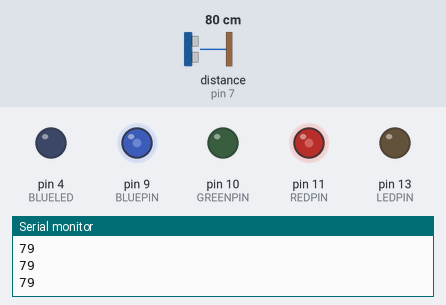
Bench run of a sketch on a simulated Arduino Uno, built with avr-gcc and run on an emulated ATmega328P. Shown: output pins drawn as LEDs (lit = HIGH), the last lines printed to the serial monitor. Wiring (inferred from the names in the program): ultrasonic range finder: trigger pin 8; echo pin 7. The inputs (shaded band) are chosen by the test bench; at power-on: distance to the obstacle (sensor on pin 7) 80 cm. The echo pulse lasts 58.3 µs per cm; pins used as bus, display or sensor lines are not drawn.

Above: at 1.2 s.
1.3 s: distance to the obstacle (sensor on pin 7) set to 2 cm
At 2.4 s:
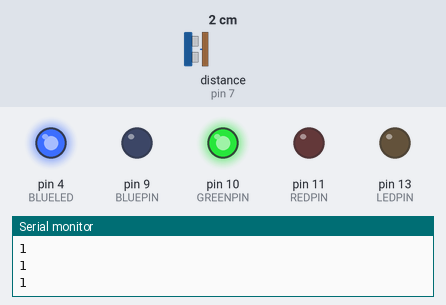
3.0 s: distance to the obstacle (sensor on pin 7) set to 18 cm
At 3.8 s:
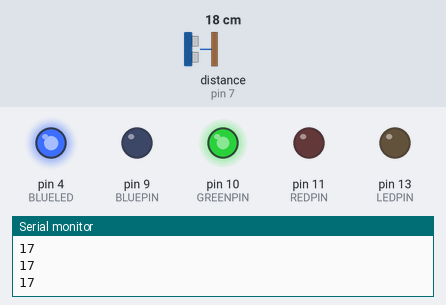
4.5 s: distance to the obstacle (sensor on pin 7) set to 23 cm
At 5.6 s:
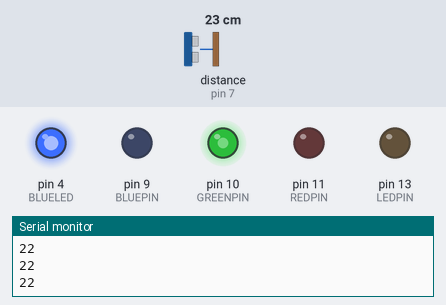
6.1 s: distance to the obstacle (sensor on pin 7) set to 35 cm
At 7.5 s:
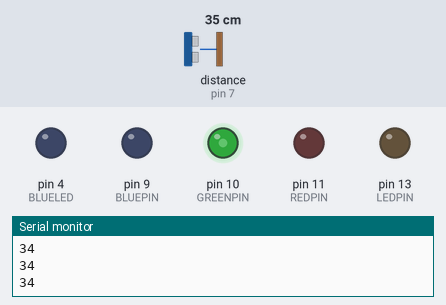
7.8 s: distance to the obstacle (sensor on pin 7) set to 4 cm
At 8.3 s:
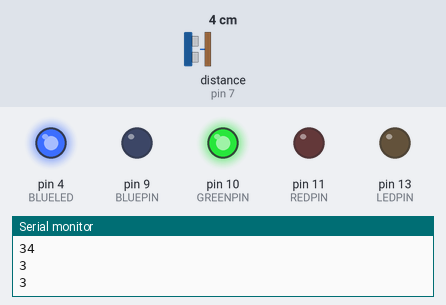
9.4 s: distance to the obstacle (sensor on pin 7) set to 33 cm
At 9.55 s:
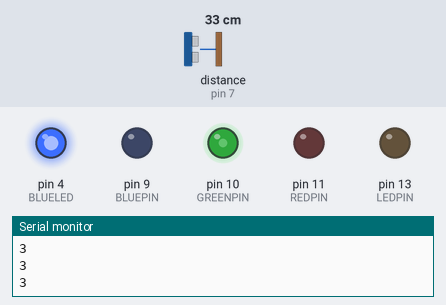
Timing chart, 0 to 12.1 s (numbered marks = the images above; inputs shaded):
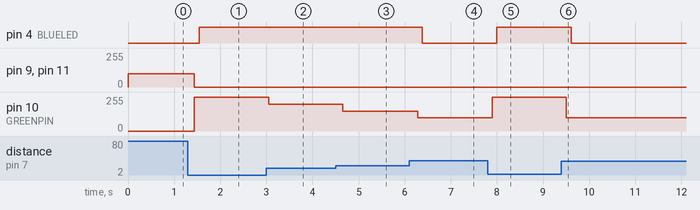

Measured:
- the behaviour switches between 20 and 21 cm on distance to the obstacle (sensor on pin 7) (found by bisection; images 2 and 3)
- after the input at 1.3 s, pin 4 (BLUELED): LOW → HIGH after 0.24 s; pin 9 (BLUEPIN), pin 11 (REDPIN): 100/255 → 0/255 after 0.14 s; pin 10 (GREENPIN): 0/255 → 255/255 after 0.14 s
- after the input at 3.0 s, pin 10 (GREENPIN): 255/255 → 200/255 after 0.05 s
- after the input at 4.5 s, pin 10 (GREENPIN): 200/255 → 150/255 after 0.16 s
- after the input at 6.1 s, pin 4 (BLUELED): HIGH → LOW after 0.28 s; pin 10 (GREENPIN): 150/255 → 100/255 after 0.18 s
- after the input at 7.8 s, pin 4 (BLUELED): LOW → HIGH after 0.20 s; pin 10 (GREENPIN): 100/255 → 255/255 after 0.10 s
- after the input at 9.4 s, pin 4 (BLUELED): HIGH → LOW after 0.21 s; pin 10 (GREENPIN): 255/255 → 100/255 after 0.11 s

The sketch:

Arduino_with_websocket.ino
```cpp
#define ECHOPIN 7
#define TRIGPIN 8
#define LEDPIN 13

int maximumRange = 200;
int minimumRange = 0;
long duration, distance;

int REDPIN = 11;
int GREENPIN = 10;
int BLUEPIN = 9;
int BLUELED = 4;

const byte numChars = 32;
char receivedChars[numChars];
char tempChars[numChars];
char messageFromPC[numChars] = {0};
int integerFromPC = 0;
float floatFromPC = 0.0;
boolean newData = false;

long lastFakeReport = 0;

enum {
  MsgAcknowledge, // 0
  MsgError,       // 1
  MsgMove,        // 2
  MsgMoveResult,  // 3
  MsgPosition,    // 4
};

void setup() {

  Serial.begin(115200);
 //Serial.begin (9600);
 pinMode(TRIGPIN, OUTPUT);
 pinMode(ECHOPIN, INPUT);
 pinMode(LEDPIN, OUTPUT);

 pinMode(REDPIN, OUTPUT);
 pinMode(GREENPIN, OUTPUT);
 pinMode(BLUEPIN, OUTPUT);
 pinMode(BLUELED, OUTPUT);

 //Serial.begin(115200);

 report(MsgAcknowledge, "Ready");

}

void loop() {
   digitalWrite(TRIGPIN, LOW);
 delayMicroseconds(2);

 digitalWrite(TRIGPIN, HIGH);
 delayMicroseconds(10);

 digitalWrite(TRIGPIN, LOW);
 duration = pulseIn(ECHOPIN, HIGH);

 //digitalWrite(BLUELED, LOW);

 distance = duration/58.2;


  if(distance>=70){
 setColor(100, 0, 100 );  // fade
  delay(100);
 }
 if(distance<70 && distance>=60){
 setColor(150, 0, 150 );  // fade
  delay(100);
 }
  if (distance<60 && distance>=50){
  setColor(200, 0, 200);  // fade
  delay(100);
  }
  if (distance<50 && distance>=40){
  setColor(255, 0, 255);  // fade
  delay(100);
  }
  if (distance<40 && distance>=30){
  setColor(0, 100, 0);  // blue fade
  delay(100);
  }
  if (distance<30 && distance>=20){
  setColor(0, 150, 0);  // blue fade
  delay(100);
  }
  if (distance<20 && distance>=10){
  setColor(0, 200, 0);  // blue
  delay(100);
  }
  if (distance<10 && distance>=0){
  setColor(0, 255, 0);  // blue
  delay(100);
  }
  if (distance<30 && distance>=0){
    digitalWrite(BLUELED, HIGH);
    //delay (2000);

    } else {
      digitalWrite(BLUELED, LOW);
      }
  Serial.println(distance);
 delay(100);
}
void setColor(int red, int green, int blue)

{
analogWrite(REDPIN, red);
analogWrite(GREENPIN, green);
analogWrite(BLUEPIN, blue);

// Process serial communucation
  recvWithStartEndMarkers();

  // If we received a command, process it
  if (newData == true) {
    strcpy(tempChars, receivedChars);
    parseData();
    switch (integerFromPC) {
      case MsgPosition:
        // Report fake result
        report(MsgPosition, 10);
        break;
      case MsgMove:
        // Pretend to do something
        report(MsgMoveResult, 10);
        break;
      }

      // Debug: print parsed command to serial
      // showParsedData();
      newData = false;
    }

  // Every so often report a fake position
  /*if (millis() - lastFakeReport > 2000) {
    report(MsgPosition, (random(0,100)));
    lastFakeReport = millis();
  }*/
}

void report(int code, const char *message) {
  Serial.print("<");
  Serial.print("ws-bridge,");
  Serial.write(code);
  Serial.write(",");
  Serial.write(message);
  Serial.print(">\r\n");
  Serial.flush();
}

void report(int code, int message) {
  Serial.print("<");
  Serial.print("ws-bridge,");
  Serial.print(code);
  Serial.print(",");
  Serial.print(message);
  Serial.print(">\r\n");
  Serial.flush();
}

void recvWithStartEndMarkers() {
    static boolean recvInProgress = false;
    static byte ndx = 0;
    char startMarker = '<';
    char endMarker = '>';
    char rc;

    while (Serial.available() > 0 && newData == false) {
        rc = Serial.read();

        if (recvInProgress == true) {
            if (rc != endMarker) {
                receivedChars[ndx] = rc;
                ndx++;
                if (ndx >= numChars) {
                    ndx = numChars - 1;
                }
            }
            else {
                receivedChars[ndx] = '\0'; // terminate the string
                recvInProgress = false;
                ndx = 0;
                newData = true;
            }
        }

        else if (rc == startMarker) {
            recvInProgress = true;
        }
    }
}

void parseData() {      // split the data into its parts
    char * strtokIndx; // this is used by strtok() as an index

    strtokIndx = strtok(tempChars,",");      // get the first part - the string
    strcpy(messageFromPC, strtokIndx); // copy it to messageFromPC

    strtokIndx = strtok(NULL, ","); // this continues where the previous call left off
    integerFromPC = atoi(strtokIndx);     // convert this part to an integer

    strtokIndx = strtok(NULL, ",");
    floatFromPC = atof(strtokIndx);     // convert this part to a float
}

void showParsedData() {
    Serial.print("Message ");
    Serial.println(messageFromPC);
    Serial.print("Integer ");
    Serial.println(integerFromPC);
    Serial.print("Float ");
    Serial.println(floatFromPC);
}
```
